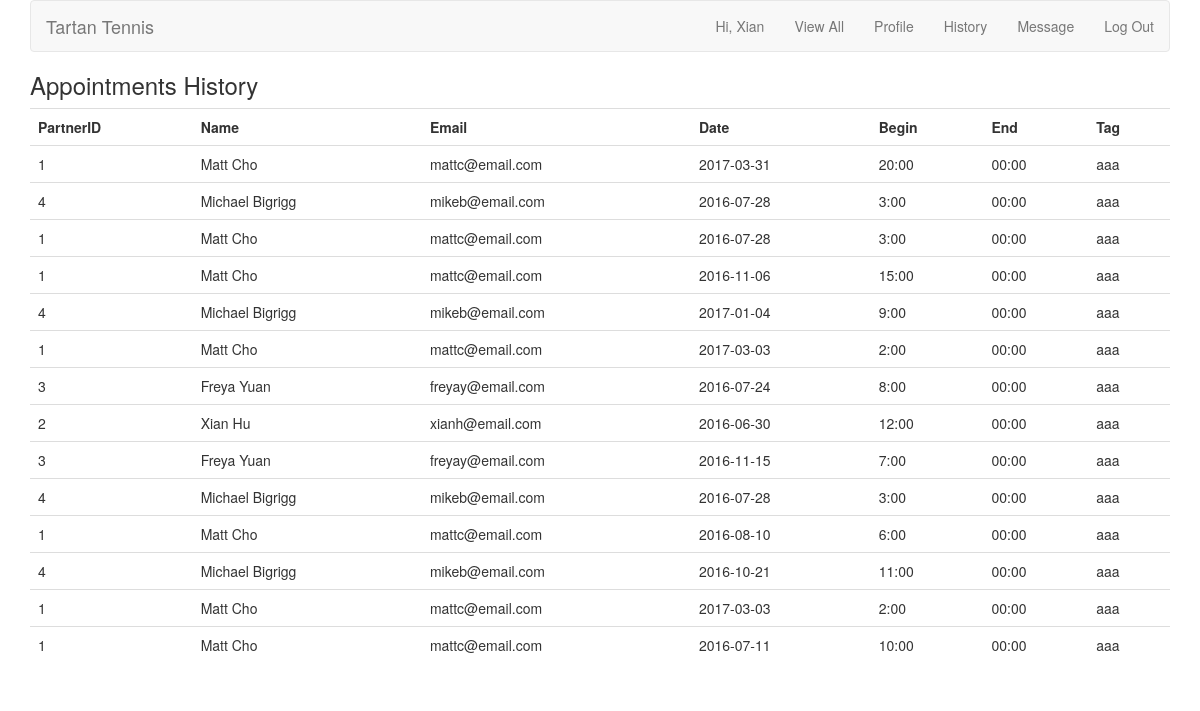
Screenshot of /activities.php (signed in) with the database file from the repository.
### tables this page shows
CREATE TABLE `appointments` (
  `appointment_id` int(10) UNSIGNED NOT NULL PRIMARY KEY AUTO_INCREMENT,
  `poster_id` int(10) UNSIGNED NOT NULL,
  `responder_id` int(10) UNSIGNED NOT NULL,
  `time_id` int(11) UNSIGNED NOT NULL,
  `message_id` int(11) UNSIGNED NOT NULL,
  `is_accepted` boolean DEFAULT FALSE
);

CREATE TABLE `users` (
  `user_id` int(10) UNSIGNED NOT NULL PRIMARY KEY AUTO_INCREMENT,
  `first_name` varchar(20) NOT NULL,
  `last_name` varchar(20) NOT NULL,
  `username` varchar(20) NOT NULL,
  `email` varchar(50) NOT NULL,
  `pass` char(40) NOT NULL,
  `created_at` timestamp NOT NULL DEFAULT CURRENT_TIMESTAMP,
  `updated_at` timestamp NOT NULL DEFAULT CURRENT_TIMESTAMP ON UPDATE CURRENT_TIMESTAMP
);

CREATE TABLE `times` (
  `time_id` int(11) NOT NULL PRIMARY KEY AUTO_INCREMENT,
  `begins_date` varchar(20) NOT NULL,
  `begins_time` varchar(20) NOT NULL,
  `ends_time` varchar(20) NOT NULL,
  `tag` tinytext NOT NULL,
  `user_id` int(11) NOT NULL,
  `created_at` timestamp NOT NULL DEFAULT CURRENT_TIMESTAMP,
  FULLTEXT (begins_date, begins_time, ends_time, tag)
);

### activities.php (the view, shortened to what this page needs)
<?php
include ('includes/header.php');
if (isset($_COOKIE['first_name']) AND isset($_COOKIE['user_id'])) {
echo '<h3>Appointments History</h3> ';
$all="SELECT *
		FROM appointments INNER JOIN times
		USING (time_id)
		WHERE (poster_id = {$_COOKIE['user_id']} OR responder_id = {$_COOKIE['user_id']}) AND (begins_date<CURRENT_TIMESTAMP)";
$ra = mysqli_query($dbc, $all);
$num_activities = mysqli_num_rows($ra);
if ($num_activities > 0) {
					echo '<table class="table">
							<tr>
								<th>PartnerID</th>
								<th>Name</th>
								<th>Email</th>
								<th>Date</th>
								<th>Begin</th>
								<th>End</th>
								<th>Tag</th>
							</tr>';
					while ($row = mysqli_fetch_array($ra)) {
							$q = "SELECT first_name, last_name, email FROM users WHERE user_id = {$row['poster_id']}";
					        $q2 = "SELECT first_name, last_name, email FROM users WHERE user_id = {$row['responder_id']}";
					        $r = mysqli_query($dbc, $q);
					        $r2 = mysqli_query($dbc, $q2);
					        $subr = mysqli_fetch_array($r);
					        $subr2 = mysqli_fetch_array($r2);
						if($row['poster_id'] == $_COOKIE['user_id']){
						echo
						'<tr>
							<td>' . $row['responder_id'] . '</td>
							<td>' . $subr2['first_name'] . ' ' . $subr2['last_name'] . '</td>
							<td>' . $subr2['email'] . '</td>
							<td>' . $row['begins_date'] . '</td>
							<td>' . $row['begins_time'] . '</td>
							<td>' . $row['ends_time'] . '</td>
							<td>' . $row['tag'] . '</td>
						</tr>';
						}else{
						echo
						'<tr>
							<td>' . $row['poster_id'] . '</td>
							<td>' . $subr['first_name'] . ' ' . $subr['last_name'] . '</td>
							<td>' . $subr['email'] . '</td>
							<td>' . $row['begins_date'] . '</td>
							<td>' . $row['begins_time'] . '</td>
							<td>' . $row['ends_time'] . '</td>
							<td>' . $row['tag'] . '</td>
						</tr>';
						}
					}
					echo '</table>';
				} else {
					echo '<h3>You have no activities now.</h3>';
					echo '<h4>Wanna see more users?</h4>';
					echo '<a class="btn btn-primary btn-sm" href="alltime.php">Go and see</a></h3>';
				}
}else
{
        echo 'You must be logged to access this page.';
}
?>

### rows the page displays
appointments: responder "1", users.first_name "Matt", users.last_name "Cho", users.email "mattc@email.com", time.begins_date "2017-03-31", time.begins_time "20:00", time.ends_time "00:00", time.tag "aaa"
appointments: responder "4", users.first_name "Michael", users.last_name "Bigrigg", users.email "mikeb@email.com", time.begins_date "2016-07-28", time.begins_time "3:00", time.ends_time "00:00", time.tag "aaa"
appointments: responder "1", users.first_name "Matt", users.last_name "Cho", users.email "mattc@email.com", time.begins_date "2016-07-28", time.begins_time "3:00", time.ends_time "00:00", time.tag "aaa"
appointments: responder "1", users.first_name "Matt", users.last_name "Cho", users.email "mattc@email.com", time.begins_date "2016-11-06", time.begins_time "15:00", time.ends_time "00:00", time.tag "aaa"
appointments: poster "4", users.first_name "Michael", users.last_name "Bigrigg", users.email "mikeb@email.com", time.begins_date "2017-01-04", time.begins_time "9:00", time.ends_time "00:00", time.tag "aaa"
appointments: responder "1", users.first_name "Matt", users.last_name "Cho", users.email "mattc@email.com", time.begins_date "2017-03-03", time.begins_time "2:00", time.ends_time "00:00", time.tag "aaa"
appointments: responder "3", users.first_name "Freya", users.last_name "Yuan", users.email "freyay@email.com", time.begins_date "2016-07-24", time.begins_time "8:00", time.ends_time "00:00", time.tag "aaa"
appointments: responder "2", users.first_name "Xian", users.last_name "Hu", users.email "xianh@email.com", time.begins_date "2016-06-30", time.begins_time "12:00", time.ends_time "00:00", time.tag "aaa"
appointments: poster "3", users.first_name "Freya", users.last_name "Yuan", users.email "freyay@email.com", time.begins_date "2016-11-15", time.begins_time "7:00", time.ends_time "00:00", time.tag "aaa"
appointments: responder "4", users.first_name "Michael", users.last_name "Bigrigg", users.email "mikeb@email.com", time.begins_date "2016-07-28", time.begins_time "3:00", time.ends_time "00:00", time.tag "aaa"
appointments: responder "1", users.first_name "Matt", users.last_name "Cho", users.email "mattc@email.com", time.begins_date "2016-08-10", time.begins_time "6:00", time.ends_time "00:00", time.tag "aaa"
appointments: responder "4", users.first_name "Michael", users.last_name "Bigrigg", users.email "mikeb@email.com", time.begins_date "2016-10-21", time.begins_time "11:00", time.ends_time "00:00", time.tag "aaa"
appointments: responder "1", users.first_name "Matt", users.last_name "Cho", users.email "mattc@email.com", time.begins_date "2017-03-03", time.begins_time "2:00", time.ends_time "00:00", time.tag "aaa"
appointments: poster "1", users.first_name "Matt", users.last_name "Cho", users.email "mattc@email.com", time.begins_date "2016-07-11", time.begins_time "10:00", time.ends_time "00:00", time.tag "aaa"

### other values shown
$fn "Xian"
